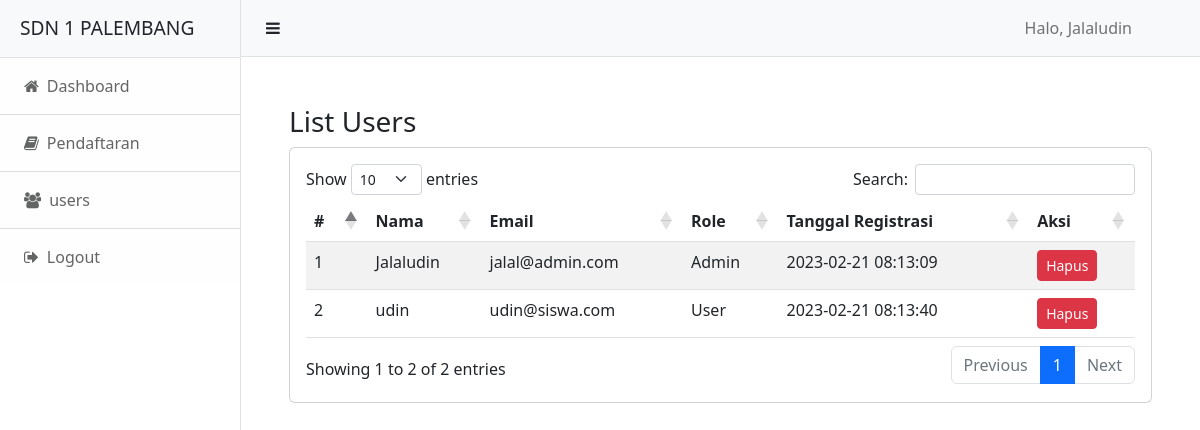
The page /admin/users.php (signed in) on the database its author committed.
### tables this page shows
CREATE TABLE `users` (
  `id` bigint(20) NOT NULL,
  `name` varchar(255) NOT NULL,
  `email` varchar(255) NOT NULL,
  `password` varchar(255) NOT NULL,
  `role` varchar(5) NOT NULL DEFAULT '0',
  `created_at` timestamp NOT NULL DEFAULT current_timestamp(),
  `updated_at` timestamp NOT NULL DEFAULT current_timestamp()
);

### admin/users.php (the view, shortened to what this page needs)
<?php
include('../partials/layout.php');
?>
<div class="container px-5 my-5">
    <h3 class="mt-4">List Users</h3>
    <div class="card">
        <div class="card-body">
            <table id="dataTable" class="table table-striped table-responsive">
                <thead>
                    <tr>
                        <th>#</th>
                        <th>Nama</th>
                        <th>Email</th>
                        <th>Role</th>
                        <th>Tanggal Registrasi</th>
                        <th>Aksi</th>
                    </tr>
                </thead>
                <tbody>
                    <?php
                    include('../koneksi.php');
                    $sql = "SELECT * FROM users";
                    $query = mysqli_query($conn, $sql);
                    $i = 1;
                    while ($user = mysqli_fetch_array($query)) {
                        echo "<tr>";
                        echo "<td>" . $i++ . "</td>";
                        echo "<td>" . $user['name'] . "</td>";
                        echo "<td>" . $user['email'] . "</td>";
                        if ($user['role'] == 0) {
                            echo "<td>User</td>";
                        } else {
                            echo "<td>Admin</td>";
                        }
                        echo "<td>" . $user['created_at'] . " </td>";
                        echo "<td>
                                <a href='hapus_user.php?id=$user[id]' class='btn btn-danger btn-sm'>Hapus</a>
                        </td>";
                        echo "</tr>";
                    }
                    ?>
                </tbody>
            </table>
        </div>
    </div>
</div>

### rows shown on the page
users: name "Jalaludin", email "jalal@admin.com", role "Admin", created_at "2023-02-21 08:13:09"
users: name "udin", email "udin@siswa.com", role "User", created_at "2023-02-21 08:13:40"

### other values the page prints
$_SESSION['name'] "Jalaludin"
